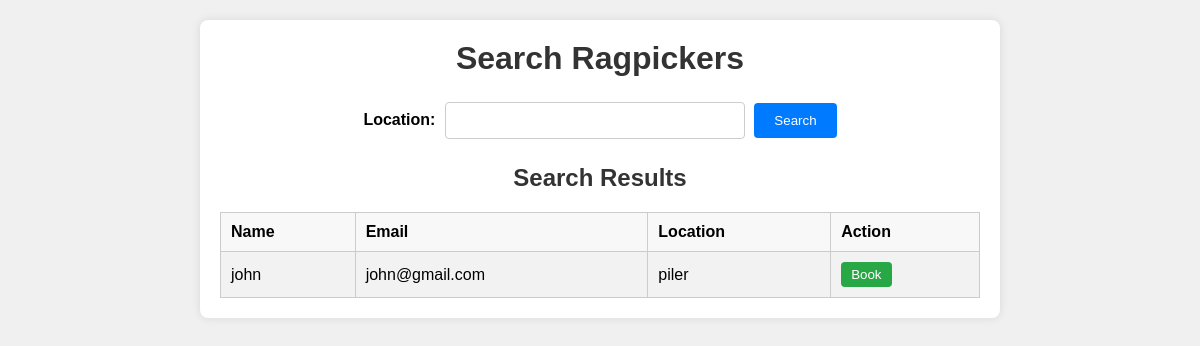
The app's page /search.php?location=piler with its own data.
### tables this page shows
CREATE TABLE `users` (
  `id` int(11) NOT NULL,
  `name` varchar(100) NOT NULL,
  `email` varchar(100) NOT NULL,
  `password` varchar(255) NOT NULL,
  `role` enum('user','ragpicker') NOT NULL DEFAULT 'user',
  `location` varchar(255) DEFAULT NULL,
  `created_at` timestamp NOT NULL DEFAULT current_timestamp()
);

### search.php (the view, shortened to what this page needs)
<?php
$result = null;
if ($_SERVER["REQUEST_METHOD"] == "GET" && isset($_GET['location'])) {
    $location = $_GET['location'];
    $servername = "localhost";
    $username = "root";
    $password_db = "";
    $dbname = "ragpicker_db";
    $conn = new mysqli($servername, $username, $password_db, $dbname);
    $location = $conn->real_escape_string($location);
    $sql = "SELECT * FROM users WHERE role = 'ragpicker' AND location LIKE '%$location%'";
    $result = $conn->query($sql);
}
?>
<!DOCTYPE html>
<html lang="en">
<head>
</head>
<body>
    <div class="container">
        <h1>Search Ragpickers</h1>
        <form class="search-form" action="search.php" method="get">
            <label for="location">Location:</label>
            <input type="text" id="location" name="location" required>
            <button type="submit">Search</button>
        </form>
        <?php if ($result && $result->num_rows > 0): ?>
            <h2>Search Results</h2>
            <table class="results-table">
                <tr>
                    <th>Name</th>
                    <th>Email</th>
                    <th>Location</th>
                    <th>Action</th>
                </tr>
                <?php while ($row = $result->fetch_assoc()): ?>
                    <tr>
                        <td><?php echo htmlspecialchars($row['name']); ?></td>
                        <td><?php echo htmlspecialchars($row['email']); ?></td>
                        <td><?php echo htmlspecialchars($row['location']); ?></td>
                        <td>
                            <form action="book.php" method="post" style="display:inline;">
                                <button type="submit" class="book-button">Book</button>
                            </form>
                        </td>
                    </tr>
                <?php endwhile; ?>
            </table>
        <?php elseif ($_SERVER["REQUEST_METHOD"] == "GET" && isset($_GET['location'])): ?>
            <p>No ragpickers found for the specified location.</p>
        <?php endif; ?>
    </div>
</body>
</html>

### search.php (style rules this page uses)
* { margin: 0; padding: 0; box-sizing: border-box; }
body { font-family: Arial, sans-serif; background-color: #f0f0f0; padding: 20px; }
.container { max-width: 800px; margin: 0 auto; background-color: #fff; padding: 20px; border-radius: 8px; box-shadow: 0 0 10px rgba(0, 0, 0, 0.1); }
h1, h2 { text-align: center; margin-bottom: 20px; color: #333; }
.search-form { margin-bottom: 20px; text-align: center; }
.search-form label { font-weight: bold; }
.search-form input[type="text"] { width: 300px; padding: 10px; margin: 5px; border: 1px solid #ccc; border-radius: 4px; }
.search-form button { padding: 10px 20px; background-color: #007bff; color: #fff; border: none; border-radius: 4px; cursor: pointer; transition: background-color 0.3s ease; }
.results-table { width: 100%; border-collapse: collapse; margin-top: 20px; }
.results-table th, .results-table td { padding: 10px; border: 1px solid #ccc; text-align: left; }
.results-table th { background-color: #f8f8f8; }
.results-table tr:nth-child(even) { background-color: #f2f2f2; }
.book-button { padding: 5px 10px; background-color: #28a745; color: #fff; border: none; border-radius: 4px; cursor: pointer; text-decoration: none; transition: background-color 0.3s ease; }

### records on screen
users: name "john", email "john@gmail.com", location "piler"
